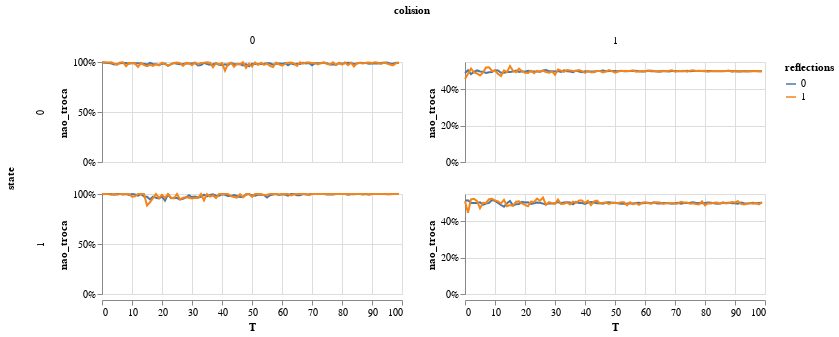

Here is the notebook cell this chart was saved with:
### Code cell
alt.Chart(db_mean).mark_line().encode(
    x = 'T',
    y = alt.Y('nao_troca').axis(format = '%'),
    row = 'state:N',
    column = 'colision',
    color = 'reflections:N'
).properties(height = 100).resolve_scale(y = 'independent')

### Figure 1 — Vega-Lite specification as saved in the notebook (floating-point values rounded to 4 significant figures; data arrays with more than 128 entries replaced by an {"elided": "..."} marker saying what was removed)
{"config": {"view": {"continuousWidth": 300, "continuousHeight": 300}}, "data": {"name": "data-82c1834a842aca23048326692ad2e908"}, "mark": {"type": "line"}, "encoding": {"color": {"field": "reflections", "type": "nominal"}, "column": {"field": "colision", "type": "quantitative"}, "row": {"field": "state", "type": "nominal"}, "x": {"field": "T", "type": "quantitative"}, "y": {"axis": {"format": "%"}, "field": "nao_troca", "type": "quantitative"}}, "height": 100, "resolve": {"scale": {"y": "independent"}}, "$schema": "https://vega.github.io/schema/vega-lite/v5.17.0.json", "datasets": {"data-82c1834a842aca23048326692ad2e908": {"elided": "800 records"}}}
